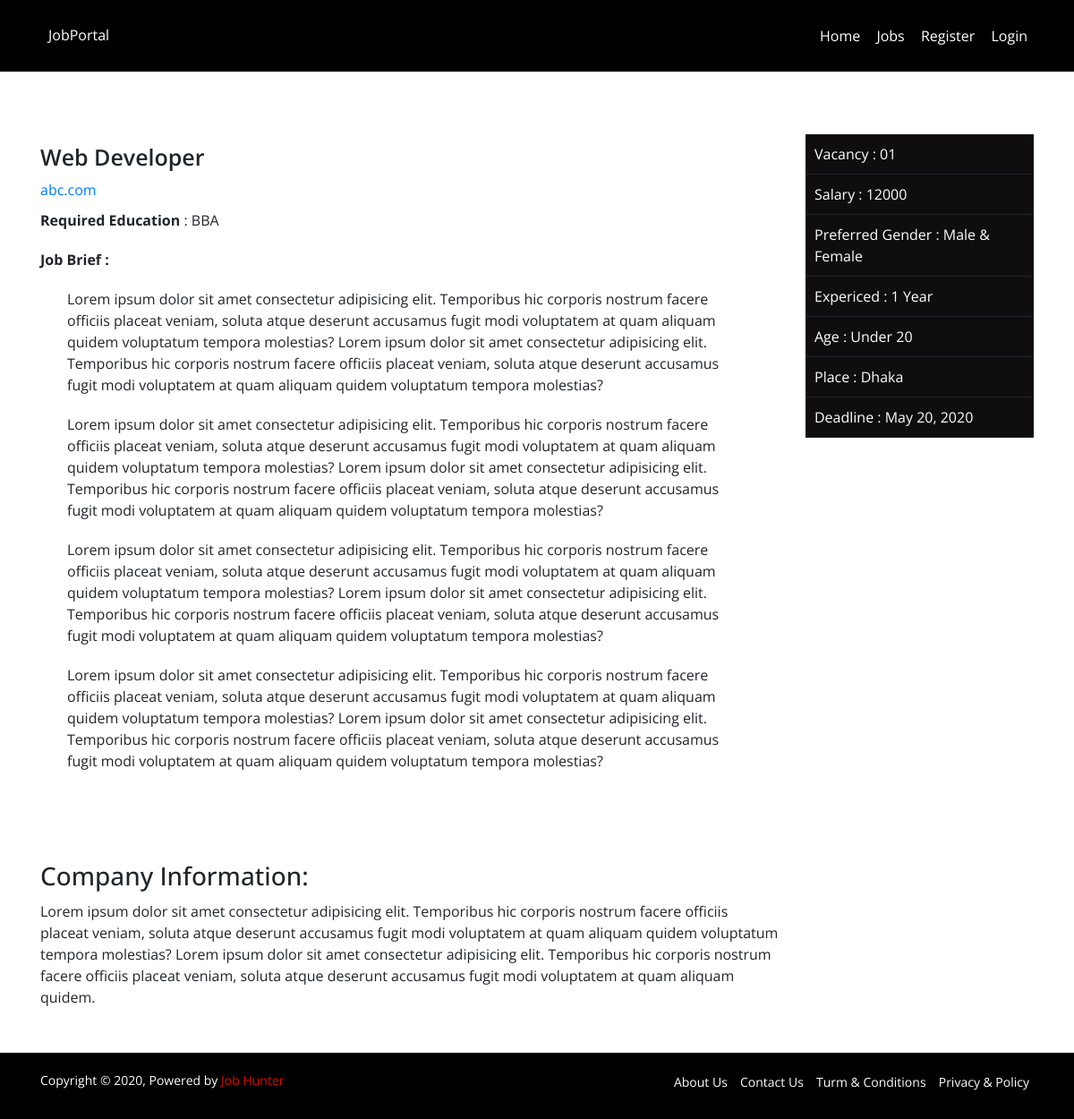
/job/1, run on the app's committed database.
### jobapp/models.py (models this page shows, shortened)
class Job_Post(models.Model):
    title = models.CharField(max_length=150)
    category = models.ForeignKey(Category, on_delete=models.CASCADE)
    recruiter = models.ForeignKey(Recruiter_Register, on_delete=models.CASCADE)
    salary = models.CharField(max_length=120)
    gender_choise = (
    ('M','Male'),
    ('F','Female'),
    ('B','Male & Female')
    )
    prefered_gender = models.CharField(max_length=1,default=3, choices=gender_choise)
    vacancy = models.CharField(max_length=10)
    education = models.CharField(max_length=120)
    place_choise = (
        ('AW','Any Where'),
        ('DH','Dhaka'),
        ('RH','Rajshahi'),
        ('BR','Borishal'),
        ('KH','Khulna'),
        ('SY','Shylet'),
        ('KM','Kumilla'),
        ('RR','Rongpur'),
    )
    prefered_Division = models.CharField(max_length=2, default=1, choices=place_choise)
    job_description = models.TextField()
    experience_choise = (
        ('NO','No'),
        ('ON','1 year'),
        ('TW','2 years'),
        ('TH','3 years'),
        ('FV','5 years'),
        ('TN','10 years'),
        ('AT','Above 10 years'),
    )
    experience = models.CharField(max_length=2, default=1, choices=experience_choise)
    age_choise = (
        ('UT','Under 20'),
        ('TT','21-30'),
        ('TF','31-40'),
        ('FF','41-50'),
        ('AF','Above 50'),
    )
    prefered_age = models.CharField(max_length=2, default=2, choices=age_choise)
    job_deadline = models.DateField()
    posted_date = models.DateField(auto_now_add=True)
    posted_time = models.DateTimeField(auto_now_add=True)
    updated = models.DateTimeField(auto_now=True)
    class Meta:
        verbose_name='Job Post'
        verbose_name_plural='Job Posts'

class Recruiter_Register(models.Model):
    company_name = models.CharField(max_length=120)
    email = models.CharField(max_length=120)
    company_url = models.CharField(max_length=120)
    username = models.CharField(max_length=120)
    password = models.CharField(max_length=20)
    company_location = models.TextField()
    company_description = models.TextField()
    picture = models.ImageField()
    class Meta:
        verbose_name='Recruirer Register'
        verbose_name_plural='Recruirer Registers'

### jobapp/views.py (the view)
# urls.py: path('job/<int:id>', views.job_detail, name='job_detail'),
def job_detail(request, id):
    job = get_object_or_404(Job_Post, id=id)
    context = {
        'job':job,
    }
    return render(request, 'job_detial.html', context)

### templates/job_detial.html (shortened to what this page needs)
{% extends 'base.html' %}
{% block content %}
<section class="job_detail_page">
    <div class="container">
        <div class="row">
            <div class="col-9">
                <div class="job_details">
                    <h2>{{ job.title }}</h2>
                    <a href="">{{ job.recruiter.company_name }}</a>
                    <p><strong>Required Education</strong> : {{ job.education }}</p>
                    <p><strong>Job Brief :</strong></p>
                    <div class="job_content"> {{ job.job_description |safe }}</div>
                </div>
                <div class="company_info">
                    <h3>company Information: </h3>
                    <p>{{ job.recruiter.company_description | safe }}</p>
                </div>
            </div>
            <div class="col-3">
                <div class="detail_sidebar">
                    <p>Vacancy : {{ job.vacancy }}</p>
                    <p>salary : {{ job.salary }}</p>
                    <p>Preferred Gender : {{ job.get_prefered_gender_display }}</p>
                    <p>expericed : {{ job.get_experience_display }}</p>
                    <p>Age : {{ job.get_prefered_age_display }}</p>
                    <p>Place : {{ job.get_prefered_Division_display }}</p>
                    <p>deadline : {{ job.job_deadline }}</p>
                </div>
            </div>
        </div>
    </div>
</section>
{% endblock content %}

### static/css/main.css (style rules this page uses)
html { color: #222; font-size: 1em; line-height: 1.4; }

### static/css/default.css (style rules this page uses)
* { margin: 0; padding: 0; }
body { font-family: 'Open Sans', sans-serif; }
a { text-decoration: none !important; }
p { padding: 0; margin: 0; font-weight: 400; }
h1,h2,h3,h4,h5,h6 { margin: 0; padding: 0; }

### static/style.css (style rules this page uses)
.job_details h2 { font-size: 30px; text-transform: capitalize; padding-bottom: 10px; }
.detail_sidebar { background: #0f0d0d; margin-top: 20px; color: #fff; }
.detail_sidebar p { border-bottom: 1px solid #22222F; padding: 10px; text-transform: capitalize; }
.job_details h2 { font-size: 25px; padding-top: 30px; font-weight: 600; }
.job_detail_page { padding: 50px 0; }
.company_info { padding-top: 90px; }
.job_details p { padding: 10px 0; }
.job_content { padding: 0 30px; }
.company_info h3 { text-transform: capitalize; padding-bottom: 10px; }

### data on the page
Job_Post: title "Web Developer", recruiter.company_name "abc.com", education "BBA", job_description "Lorem ipsum dolor sit amet consectetur adipisicing elit. Temporibus hic corporis nostrum facere officiis placeat veniam, soluta atque deserunt accusamus fugit modi voluptatem at quam aliquam quidem voluptatum tempora molestias? Lorem ipsum dolor sit amet consectetur adipisicing elit. Temporibus hic corporis nostrum facere officiis placeat veniam, soluta atque deserunt accusamus fugit modi voluptatem at quam aliquam quidem voluptatum tempora molestias? Lorem ipsum dolor sit amet consectetur adipisicing elit. Temporibus hic corporis nostrum facere officiis placeat veniam, soluta atque deserunt accusamus fugit modi voluptatem at quam aliquam quidem voluptatum tempora molestias? Lorem ipsum…", recruiter.company_description "Lorem ipsum dolor sit amet consectetur adipisicing elit. Temporibus hic corporis nostrum facere officiis placeat veniam, soluta atque deserunt accusamus fugit modi voluptatem at quam aliquam quidem voluptatum tempora molestias? Lorem ipsum dolor sit amet consectetur adipisicing elit. Temporibus hic corporis nostrum facere officiis placeat veniam, soluta atque deserunt accusamus fugit modi voluptatem at quam aliquam quidem.", vacancy "01", salary "12000", prefered_gender "Male & Female", experience "1 Year", prefered_age "Under 20", prefered_Division "Dhaka", job_deadline "May 20, 2020"
